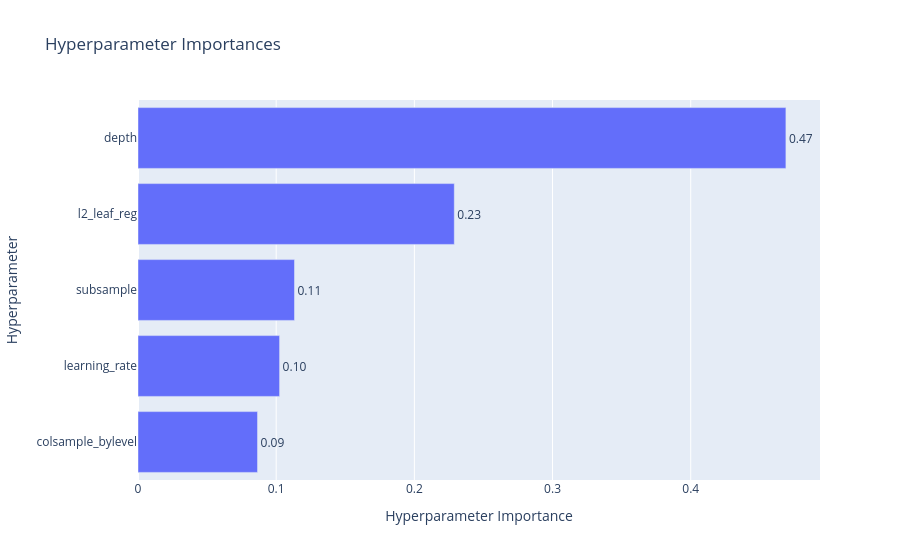

Notebook source saved alongside this figure:
### Code cell
optuna.visualization.plot_param_importances(
    study, target=lambda t: t.values[0], target_name="width"
)

### Figure 1 — Plotly figure (JSON) as saved in the notebook; plotly's stock layout.template omitted (floating-point values rounded to 4 significant figures)
{"data": [{"cliponaxis": false, "hovertemplate": ["colsample_bylevel (FloatDistribution): 0.08650571092165657<extra></extra>", "learning_rate (FloatDistribution): 0.1024634046074299<extra></extra>", "subsample (FloatDistribution): 0.11326015202574231<extra></extra>", "l2_leaf_reg (IntDistribution): 0.22889364903690368<extra></extra>", "depth (IntDistribution): 0.46887708340826745<extra></extra>"], "name": "width", "orientation": "h", "text": ["0.09", "0.10", "0.11", "0.23", "0.47"], "textposition": "outside", "type": "bar", "x": [0.08651, 0.1025, 0.1133, 0.2289, 0.4689], "y": ["colsample_bylevel", "learning_rate", "subsample", "l2_leaf_reg", "depth"]}], "layout": {"title": {"text": "Hyperparameter Importances"}, "xaxis": {"title": {"text": "Hyperparameter Importance"}}, "yaxis": {"title": {"text": "Hyperparameter"}}}}
